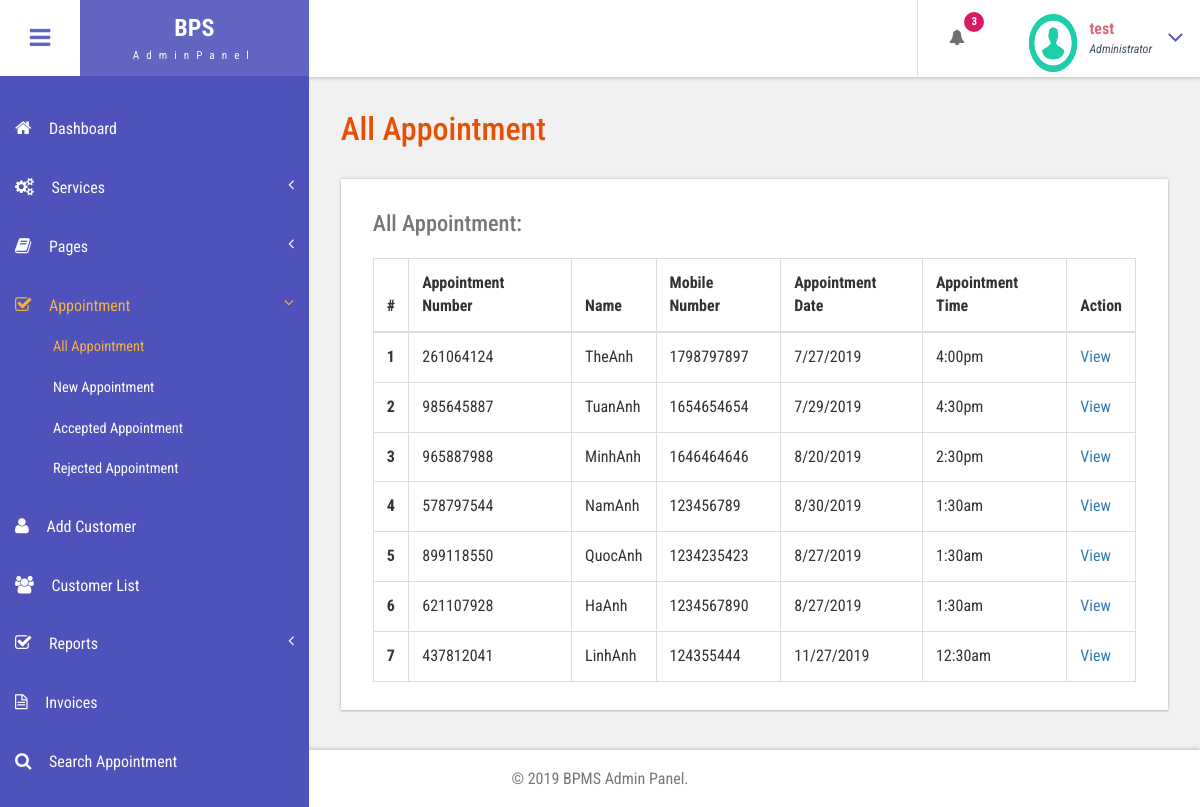
Page /admin/all-appointment.php (signed in) on the committed database.
### tables this page shows
CREATE TABLE `tblappointment` (
  `ID` int(10) NOT NULL,
  `AptNumber` varchar(80) DEFAULT NULL,
  `Name` varchar(120) DEFAULT NULL,
  `Email` varchar(120) DEFAULT NULL,
  `PhoneNumber` bigint(11) DEFAULT NULL,
  `AptDate` varchar(120) DEFAULT NULL,
  `AptTime` varchar(120) DEFAULT NULL,
  `Services` varchar(120) DEFAULT NULL,
  `ApplyDate` timestamp NULL DEFAULT CURRENT_TIMESTAMP,
  `Remark` varchar(250) NOT NULL,
  `Status` varchar(50) NOT NULL,
  `RemarkDate` timestamp NOT NULL DEFAULT '0000-00-00 00:00:00' ON UPDATE CURRENT_TIMESTAMP
);

### admin/all-appointment.php (the view, shortened to what this page needs)
<?php
include('includes/dbconnection.php');
if (strlen($_SESSION['bpmsaid']==0)) {
  header('location:logout.php');
  } else{
  ?>
<!DOCTYPE HTML>
<html>
<head>
<link href="css/bootstrap.css" rel='stylesheet' type='text/css' />
<link href="css/style.css" rel='stylesheet' type='text/css' />
<link href="css/font-awesome.css" rel="stylesheet">
<link href="css/animate.css" rel="stylesheet" type="text/css" media="all">
<link href="css/custom.css" rel="stylesheet">
</head>
<body class="cbp-spmenu-push">
	<div class="main-content">
		 <?php include_once('includes/sidebar.php');?>
		 <?php include_once('includes/header.php');?>
		<div id="page-wrapper">
			<div class="main-page">
				<div class="tables">
					<h3 class="title1">All Appointment</h3>
					<div class="table-responsive bs-example widget-shadow">
						<h4>All Appointment:</h4>
						<table class="table table-bordered"> <thead> <tr> <th>#</th> <th> Appointment Number</th> <th>Name</th><th>Mobile Number</th> <th>Appointment Date</th><th>Appointment Time</th><th>Action</th> </tr> </thead> <tbody>
<?php
$ret=mysqli_query($con,"select *from  tblappointment");
$cnt=1;
while ($row=mysqli_fetch_array($ret)) {
?>
						 <tr> <th scope="row"><?php echo $cnt;?></th> <td><?php  echo $row['AptNumber'];?></td> <td><?php  echo $row['Name'];?></td><td><?php  echo $row['PhoneNumber'];?></td><td><?php  echo $row['AptDate'];?></td> <td><?php  echo $row['AptTime'];?></td> <td><a href="view-appointment.php?viewid=<?php echo $row['ID'];?>">View</a></td> </tr>   <?php
$cnt=$cnt+1;
}?></tbody> </table>
					</div>
				</div>
			</div>
		</div>
		 <?php include_once('includes/footer.php');?>
	</div>
</body>
</html>
<?php }  ?>

### admin/includes/header.php (shortened to what this page needs)
<div class="sticky-header header-section ">
      <div class="header-left">
        <button id="showLeftPush"><i class="fa fa-bars"></i></button>
        <div class="logo">
          <a href="index.html">
            <h1>BPS</h1>
            <span>AdminPanel</span>
          </a>
        </div>
      </div>
      <div class="header-right">
        <div class="profile_details_left">
          <ul class="nofitications-dropdown">
            <?php
$ret1=mysqli_query($con,"select ID,Name from  tblappointment where Status=''");
$num=mysqli_num_rows($ret1);
?>
            <li class="dropdown head-dpdn">
              <a href="#" class="dropdown-toggle" data-toggle="dropdown" aria-expanded="false"><i class="fa fa-bell"></i><span class="badge blue"><?php echo $num;?></span></a>
            </li>
          </ul>
          <div class="clearfix"> </div>
        </div>
        <div class="profile_details">
        <?php
$adid=$_SESSION['bpmsaid'];
$ret=mysqli_query($con,"select AdminName from tbladmin where ID='$adid'");
$row=mysqli_fetch_array($ret);
$name=$row['AdminName'];
?>
          <ul>
            <li class="dropdown profile_details_drop">
              <a href="#" class="dropdown-toggle" data-toggle="dropdown" aria-expanded="false">
                <div class="profile_img">
                  <span class="prfil-img"><img src="images/download (1).png" alt="" width="50" height="60"> </span>
                  <div class="user-name">
                    <p><?php echo $name; ?></p>
                    <span>Administrator</span>
                  </div>
                  <i class="fa fa-angle-down lnr"></i>
                  <div class="clearfix"></div>
                </div>
              </a>
            </li>
          </ul>
        </div>
      </div>
      <div class="clearfix"> </div>
    </div>

### admin/css/style.css (style rules this page uses)
h4, h5, h6, h1, h2, h3 { margin: 0; }
ul, ol { margin: 0; }
p { margin: 0; }
html, body { font-family: 'Roboto Condensed', sans-serif; font-size: 100%; overflow-x: hidden; background: #fff; }
body a { transition: 0.5s all ease; -webkit-transition: 0.5s all ease; -moz-transition: 0.5s all ease; -o-transition: 0.5s all ease; -ms-transition: 0.5s all ease; text-decoration:none; }
h1,h2,h3,h4,h5,h6 { margin:0; }
p { margin:0; }
ul,label { margin:0; padding:0; }
.main-content { position: relative; }
.sticky-header { position: fixed; top: 0; left:0px; width: 100%; z-index: 100; }
.header-section { background:#FFF; box-shadow: 1px 1px 4px rgba(0, 0, 0, 0.21); -webkit-box-shadow: 1px 1px 4px rgba(0, 0, 0, 0.21); -moz-box-shadow: 1px 1px 4px rgba(0, 0, 0, 0.21); -o-box-shadow: 1px 1px 4px rgba(0, 0, 0, 0.21); }
.header-section::after { clear: both; display: block; content: ''; }
.header-left { float: left; width: 45%; }
.header-right { float: right; }
button#showLeftPush { font-size: 1.5em; width: 80px; padding: 0.87em 0; text-align: center; cursor: pointer; float: left; color: #6F6F6F; -moz-transition: all 0.2s ease-out 0s; -webkit-transition: all 0.2s ease-out 0s; transition: all 0.2s ease-out 0s; border: none; background-color: #fff; outline:none; }
.cbp-spmenu-push { overflow-x: hidden; position: relative; }
.cbp-spmenu, .cbp-spmenu-push { -webkit-transition: all 0.3s ease; -moz-transition: all 0.3s ease; transition: all 0.3s ease; }
.cbp-spmenu-push div#page-wrapper { margin: 0 0 0 19.3em; transition:.5s all; -webkit-transition:.5s all; -moz-transition:.5s all; }
.fa { display: inline-block; font-family: FontAwesome; font-style: normal; font-weight: normal; line-height: 1; -webkit-font-smoothing: antialiased; -moz-osx-font-smoothing: grayscale; }
.logo { background: #6164C1; text-align: center; float: left; }
.logo a { padding: 0.9em 3.3em .7em; display: block; text-decoration: none; }
.logo a h1 { color: #fff; font-size: 1.5em; line-height: 1.2em; font-weight: 700; }
.logo a span { color: #F8F8F8; font-size: .7em; text-align: center; letter-spacing: 7px; }
.profile_details_left { float: left; }
li.dropdown.head-dpdn { display: inline-block; padding: 1.7em 0; border-left: 1px solid #E0E0E0; float: left; }
li.dropdown.head-dpdn a.dropdown-toggle { padding: 1.7em 2em; }
i.fa.fa-bell { color:#6F6F6F; }
.header-right span.badge { font-size: 11px; font-weight: bold; color: #FFF; background: #8BC34A; line-height: 15px; width: 20px; height: 20px; border-radius: 2em; -webkit-border-radius: 2em; -moz-border-radius: 2em; -o-border-radius: 2em; text-align: center; display: inline-block; position: absolute; top: 16%; padding: 2px 0 0; }
.header-right span.blue { background-color:#D81B60; }
.profile_details { float: right; }
.profile_details_drop a.dropdown-toggle { display:block; padding: 0.8em 3em 0 2em; }
.profile_img span.prfil-img { float:left; }
.user-name { float:left; margin-top:8px; margin-left:11px; height:35px; }
.profile_details ul li { list-style-type:none; position:relative; }
.profile_details li a i.fa.lnr { position: absolute; top: 34%; right: 8%; color: #4F52BA; font-size: 1.6em; }
.user-name p { font-size:1em; color:#DD6777; line-height:1em; font-weight:700; }
.user-name span { font-size: .75em; font-style: italic; color: #424f63; font-weight: normal; margin-top: .3em; }
.widget-shadow { background-color: #fff; box-shadow: 0 -1px 3px rgba(0,0,0,.12),0 1px 2px rgba(0,0,0,.24); -webkit-box-shadow: 0 -1px 3px rgba(0,0,0,.12),0 1px 2px rgba(0,0,0,.24); -moz-box-shadow: 0 -1px 3px rgba(0,0,0,.12),0 1px 2px rgba(0,0,0,.24); }
h3.title1 { font-size: 2em; color: #e94e02; margin-bottom: 0.8em; }
.table > thead > tr > th, .table > tbody > tr > th, .table > tfoot > tr > th, .table > thead > tr > td, .table > tbody > tr > td, .table > tfoot > tr > td { border-top: none; }
.tables h4 { font-size: 1.4em; margin-bottom: 1em; color: #777777; }
.tables .panel-body ,.tables .bs-example { padding: 2em 2em 0.5em; }
.tables .table > thead > tr > th, .tables .table > tbody > tr > th, .tables .table > tfoot > tr > th, .tables .table > thead > tr > td, .tables .table > tbody > tr > td, .tables .table > tfoot > tr > td { padding: 13px; border-top: 1px solid #E0E0E0; }
.bs-example { margin-top: 2em; }

### admin/css/custom.css (style rules this page uses)
#page-wrapper { padding:7em 2em 2.5em; background-color: #F1F1F1; }

### rows in the picture
tblappointment: AptNumber "261064124", Name "TheAnh", PhoneNumber "1798797897", AptDate "7/27/2019", AptTime "4:00pm"
tblappointment: AptNumber "985645887", Name "TuanAnh", PhoneNumber "1654654654", AptDate "7/29/2019", AptTime "4:30pm"
tblappointment: AptNumber "965887988", Name "MinhAnh", PhoneNumber "1646464646", AptDate "8/20/2019", AptTime "2:30pm"
tblappointment: AptNumber "578797544", Name "NamAnh", PhoneNumber "123456789", AptDate "8/30/2019", AptTime "1:30am"
tblappointment: AptNumber "899118550", Name "QuocAnh", PhoneNumber "1234235423", AptDate "8/27/2019", AptTime "1:30am"
tblappointment: AptNumber "621107928", Name "HaAnh", PhoneNumber "1234567890", AptDate "8/27/2019", AptTime "1:30am"
tblappointment: AptNumber "437812041", Name "LinhAnh", PhoneNumber "124355444", AptDate "11/27/2019", AptTime "12:30am"

### other values in the picture
$num "3"
$name "test"
